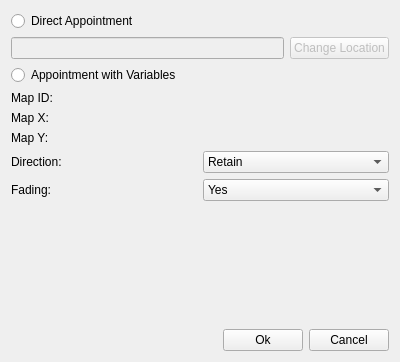
<?xml version="1.0" encoding="UTF-8"?>
<ui version="4.0">
 <class>TransferPlayerDialog</class>
 <widget class="QWidget" name="TransferPlayerDialog">
  <property name="windowModality">
   <enum>Qt::ApplicationModal</enum>
  </property>
  <property name="geometry">
   <rect>
    <x>0</x>
    <y>0</y>
    <width>400</width>
    <height>362</height>
   </rect>
  </property>
  <property name="windowTitle">
   <string>Transfer Player</string>
  </property>
  <layout class="QGridLayout" name="gridLayout">
   <item row="2" column="0" rowspan="2" colspan="2">
    <widget class="QRadioButton" name="radio_variable">
     <property name="text">
      <string>Appointment with Variables</string>
     </property>
    </widget>
   </item>
   <item row="10" column="0">
    <spacer name="verticalSpacer">
     <property name="orientation">
      <enum>Qt::Vertical</enum>
     </property>
     <property name="sizeHint" stdset="0">
      <size>
       <width>20</width>
       <height>40</height>
      </size>
     </property>
    </spacer>
   </item>
   <item row="0" column="0" colspan="2">
    <widget class="QRadioButton" name="radio_direct">
     <property name="text">
      <string>Direct Appointment</string>
     </property>
    </widget>
   </item>
   <item row="11" column="0" colspan="2">
    <layout class="QHBoxLayout" name="horizontalLayout">
     <item>
      <spacer name="horizontalSpacer">
       <property name="orientation">
        <enum>Qt::Horizontal</enum>
       </property>
       <property name="sizeHint" stdset="0">
        <size>
         <width>40</width>
         <height>20</height>
        </size>
       </property>
      </spacer>
     </item>
     <item>
      <widget class="QPushButton" name="button_ok">
       <property name="text">
        <string>Ok</string>
       </property>
      </widget>
     </item>
     <item>
      <widget class="QPushButton" name="button_cancel">
       <property name="text">
        <string>Cancel</string>
       </property>
      </widget>
     </item>
    </layout>
   </item>
   <item row="1" column="0">
    <widget class="QLineEdit" name="line_direct">
     <property name="enabled">
      <bool>false</bool>
     </property>
     <property name="readOnly">
      <bool>true</bool>
     </property>
    </widget>
   </item>
   <item row="1" column="1">
    <widget class="QPushButton" name="button_change_location">
     <property name="enabled">
      <bool>false</bool>
     </property>
     <property name="text">
      <string>Change Location</string>
     </property>
    </widget>
   </item>
   <item row="8" column="0" colspan="2">
    <layout class="QGridLayout" name="gridLayout_2">
     <item row="0" column="0">
      <widget class="QLabel" name="label">
       <property name="text">
        <string>Map ID:</string>
       </property>
      </widget>
     </item>
     <item row="3" column="0">
      <widget class="QLabel" name="label_4">
       <property name="text">
        <string>Direction:</string>
       </property>
      </widget>
     </item>
     <item row="1" column="0">
      <widget class="QLabel" name="label_2">
       <property name="text">
        <string>Map X:</string>
       </property>
      </widget>
     </item>
     <item row="2" column="0">
      <widget class="QLabel" name="label_3">
       <property name="text">
        <string>Map Y:</string>
       </property>
      </widget>
     </item>
     <item row="0" column="1">
      <widget class="SwitchVariableWidget" name="widget_var_id" native="true">
       <property name="enabled">
        <bool>false</bool>
       </property>
      </widget>
     </item>
     <item row="1" column="1">
      <widget class="SwitchVariableWidget" name="widget_var_x" native="true">
       <property name="enabled">
        <bool>false</bool>
       </property>
      </widget>
     </item>
     <item row="2" column="1">
      <widget class="SwitchVariableWidget" name="widget_var_y" native="true">
       <property name="enabled">
        <bool>false</bool>
       </property>
      </widget>
     </item>
     <item row="3" column="1">
      <widget class="QComboBox" name="combo_direction">
       <item>
        <property name="text">
         <string>Retain</string>
        </property>
       </item>
       <item>
        <property name="text">
         <string>Down</string>
        </property>
       </item>
       <item>
        <property name="text">
         <string>Left</string>
        </property>
       </item>
       <item>
        <property name="text">
         <string>Right</string>
        </property>
       </item>
       <item>
        <property name="text">
         <string>Up</string>
        </property>
       </item>
      </widget>
     </item>
     <item row="4" column="0">
      <widget class="QLabel" name="label_5">
       <property name="text">
        <string>Fading:</string>
       </property>
      </widget>
     </item>
     <item row="4" column="1">
      <widget class="QComboBox" name="combo_fade">
       <item>
        <property name="text">
         <string>Yes</string>
        </property>
       </item>
       <item>
        <property name="text">
         <string>No</string>
        </property>
       </item>
      </widget>
     </item>
    </layout>
   </item>
  </layout>
 </widget>
 <customwidgets>
  <customwidget>
   <class>SwitchVariableWidget</class>
   <extends>QWidget</extends>
   <header>dialogs/switchvariablewidget.h</header>
   <container>1</container>
  </customwidget>
 </customwidgets>
 <tabstops>
  <tabstop>radio_direct</tabstop>
  <tabstop>line_direct</tabstop>
  <tabstop>button_change_location</tabstop>
  <tabstop>radio_variable</tabstop>
  <tabstop>combo_direction</tabstop>
  <tabstop>combo_fade</tabstop>
  <tabstop>button_ok</tabstop>
  <tabstop>button_cancel</tabstop>
 </tabstops>
 <resources/>
 <connections>
  <connection>
   <sender>radio_direct</sender>
   <signal>toggled(bool)</signal>
   <receiver>line_direct</receiver>
   <slot>setEnabled(bool)</slot>
   <hints>
    <hint type="sourcelabel">
     <x>92</x>
     <y>23</y>
    </hint>
    <hint type="destinationlabel">
     <x>110</x>
     <y>42</y>
    </hint>
   </hints>
  </connection>
  <connection>
   <sender>radio_variable</sender>
   <signal>toggled(bool)</signal>
   <receiver>widget_var_id</receiver>
   <slot>setEnabled(bool)</slot>
   <hints>
    <hint type="sourcelabel">
     <x>159</x>
     <y>82</y>
    </hint>
    <hint type="destinationlabel">
     <x>222</x>
     <y>113</y>
    </hint>
   </hints>
  </connection>
  <connection>
   <sender>radio_variable</sender>
   <signal>toggled(bool)</signal>
   <receiver>widget_var_y</receiver>
   <slot>setEnabled(bool)</slot>
   <hints>
    <hint type="sourcelabel">
     <x>82</x>
     <y>86</y>
    </hint>
    <hint type="destinationlabel">
     <x>392</x>
     <y>168</y>
    </hint>
   </hints>
  </connection>
  <connection>
   <sender>radio_variable</sender>
   <signal>toggled(bool)</signal>
   <receiver>widget_var_x</receiver>
   <slot>setEnabled(bool)</slot>
   <hints>
    <hint type="sourcelabel">
     <x>61</x>
     <y>78</y>
    </hint>
    <hint type="destinationlabel">
     <x>392</x>
     <y>144</y>
    </hint>
   </hints>
  </connection>
  <connection>
   <sender>radio_direct</sender>
   <signal>toggled(bool)</signal>
   <receiver>button_change_location</receiver>
   <slot>setEnabled(bool)</slot>
   <hints>
    <hint type="sourcelabel">
     <x>96</x>
     <y>10</y>
    </hint>
    <hint type="destinationlabel">
     <x>287</x>
     <y>67</y>
    </hint>
   </hints>
  </connection>
 </connections>
</ui>
